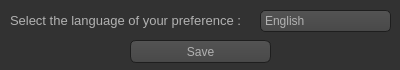
<?xml version="1.0" encoding="UTF-8"?>
<ui version="4.0">
 <class>frmSettings</class>
 <widget class="QMainWindow" name="frmSettings">
  <property name="geometry">
   <rect>
    <x>0</x>
    <y>0</y>
    <width>400</width>
    <height>70</height>
   </rect>
  </property>
  <property name="sizePolicy">
   <sizepolicy hsizetype="Fixed" vsizetype="Fixed">
    <horstretch>0</horstretch>
    <verstretch>0</verstretch>
   </sizepolicy>
  </property>
  <property name="minimumSize">
   <size>
    <width>400</width>
    <height>70</height>
   </size>
  </property>
  <property name="maximumSize">
   <size>
    <width>400</width>
    <height>70</height>
   </size>
  </property>
  <property name="windowTitle">
   <string>Rubix Cube Game 3D! | Settings</string>
  </property>
  <property name="styleSheet">
   <string notr="true">QToolTip
{
     border: 1px solid black;
     background-color: #ffa02f;
     padding: 1px;
     border-radius: 3px;
     opacity: 100;
}

QWidget
{
    color: #b1b1b1;
    background-color: #323232;
}

QWidget:item:hover
{
    background-color: QLinearGradient( x1: 0, y1: 0, x2: 0, y2: 1, stop: 0 #ffa02f, stop: 1 #ca0619);
    color: #000000;
}

QWidget:item:selected
{
    background-color: QLinearGradient( x1: 0, y1: 0, x2: 0, y2: 1, stop: 0 #ffa02f, stop: 1 #d7801a);
}

QMenuBar::item
{
    background: transparent;
}

QMenuBar::item:selected
{
    background: transparent;
    border: 1px solid #ffaa00;
}

QMenuBar::item:pressed
{
    background: #444;
    border: 1px solid #000;
    background-color: QLinearGradient(
        x1:0, y1:0,
        x2:0, y2:1,
        stop:1 #212121,
        stop:0.4 #343434/*,
        stop:0.2 #343434,
        stop:0.1 #ffaa00*/
    );
    margin-bottom:-1px;
    padding-bottom:1px;
}

QMenu
{
    border: 1px solid #000;
}

QMenu::item
{
    padding: 2px 20px 2px 20px;
}

QMenu::item:selected
{
    color: #000000;
}

QWidget:disabled
{
    color: #404040;
    background-color: #323232;
}

QAbstractItemView
{
    background-color: QLinearGradient( x1: 0, y1: 0, x2: 0, y2: 1, stop: 0 #4d4d4d, stop: 0.1 #646464, stop: 1 #5d5d5d);
}

QWidget:focus
{
    /*border: 2px solid QLinearGradient( x1: 0, y1: 0, x2: 0, y2: 1, stop: 0 #ffa02f, stop: 1 #d7801a);*/
}

QLineEdit
{
    background-color: QLinearGradient( x1: 0, y1: 0, x2: 0, y2: 1, stop: 0 #4d4d4d, stop: 0 #646464, stop: 1 #5d5d5d);
    padding: 1px;
    border-style: solid;
    border: 1px solid #1e1e1e;
    border-radius: 5;
}

QPushButton
{
    color: #b1b1b1;
    background-color: QLinearGradient( x1: 0, y1: 0, x2: 0, y2: 1, stop: 0 #565656, stop: 0.1 #525252, stop: 0.5 #4e4e4e, stop: 0.9 #4a4a4a, stop: 1 #464646);
    border-width: 1px;
    border-color: #1e1e1e;
    border-style: solid;
    border-radius: 6;
    padding: 3px;
    font-size: 12px;
    padding-left: 5px;
    padding-right: 5px;
}

QPushButton:pressed
{
    background-color: QLinearGradient( x1: 0, y1: 0, x2: 0, y2: 1, stop: 0 #2d2d2d, stop: 0.1 #2b2b2b, stop: 0.5 #292929, stop: 0.9 #282828, stop: 1 #252525);
}

QComboBox
{
    selection-background-color: #ffaa00;
    background-color: QLinearGradient( x1: 0, y1: 0, x2: 0, y2: 1, stop: 0 #565656, stop: 0.1 #525252, stop: 0.5 #4e4e4e, stop: 0.9 #4a4a4a, stop: 1 #464646);
    border-style: solid;
    border: 1px solid #1e1e1e;
    border-radius: 5;
}

QComboBox:hover,QPushButton:hover
{
    border: 2px solid QLinearGradient( x1: 0, y1: 0, x2: 0, y2: 1, stop: 0 #ffa02f, stop: 1 #d7801a);
}


QComboBox:on
{
    padding-top: 3px;
    padding-left: 4px;
    background-color: QLinearGradient( x1: 0, y1: 0, x2: 0, y2: 1, stop: 0 #2d2d2d, stop: 0.1 #2b2b2b, stop: 0.5 #292929, stop: 0.9 #282828, stop: 1 #252525);
    selection-background-color: #ffaa00;
}

QComboBox QAbstractItemView
{
    border: 2px solid darkgray;
    selection-background-color: QLinearGradient( x1: 0, y1: 0, x2: 0, y2: 1, stop: 0 #ffa02f, stop: 1 #d7801a);
}

QComboBox::drop-down
{
     subcontrol-origin: padding;
     subcontrol-position: top right;
     width: 15px;

     border-left-width: 0px;
     border-left-color: darkgray;
     border-left-style: solid; /* just a single line */
     border-top-right-radius: 3px; /* same radius as the QComboBox */
     border-bottom-right-radius: 3px;
 }

QComboBox::down-arrow
{
     image: url(:/Images/down_arrow.png);
}

QGroupBox:focus
{
border: 2px solid QLinearGradient( x1: 0, y1: 0, x2: 0, y2: 1, stop: 0 #ffa02f, stop: 1 #d7801a);
}

QTextEdit:focus
{
    border: 2px solid QLinearGradient( x1: 0, y1: 0, x2: 0, y2: 1, stop: 0 #ffa02f, stop: 1 #d7801a);
}

QScrollBar:horizontal {
     border: 1px solid #222222;
     background: QLinearGradient( x1: 0, y1: 0, x2: 0, y2: 1, stop: 0.0 #121212, stop: 0.2 #282828, stop: 1 #484848);
     height: 7px;
     margin: 0px 16px 0 16px;
}

QScrollBar::handle:horizontal
{
      background: QLinearGradient( x1: 0, y1: 0, x2: 1, y2: 0, stop: 0 #ffa02f, stop: 0.5 #d7801a, stop: 1 #ffa02f);
      min-height: 20px;
      border-radius: 2px;
}

QScrollBar::add-line:horizontal {
      border: 1px solid #1b1b19;
      border-radius: 2px;
      background: QLinearGradient( x1: 0, y1: 0, x2: 1, y2: 0, stop: 0 #ffa02f, stop: 1 #d7801a);
      width: 14px;
      subcontrol-position: right;
      subcontrol-origin: margin;
}

QScrollBar::sub-line:horizontal {
      border: 1px solid #1b1b19;
      border-radius: 2px;
      background: QLinearGradient( x1: 0, y1: 0, x2: 1, y2: 0, stop: 0 #ffa02f, stop: 1 #d7801a);
      width: 14px;
     subcontrol-position: left;
     subcontrol-origin: margin;
}

QScrollBar::right-arrow:horizontal, QScrollBar::left-arrow:horizontal
{
      border: 1px solid black;
      width: 1px;
      height: 1px;
      background: white;
}

QScrollBar::add-page:horizontal, QScrollBar::sub-page:horizontal
{
      background: none;
}

QScrollBar:vertical
{
      background: QLinearGradient( x1: 0, y1: 0, x2: 1, y2: 0, stop: 0.0 #121212, stop: 0.2 #282828, stop: 1 #484848);
      width: 7px;
      margin: 16px 0 16px 0;
      border: 1px solid #222222;
}

QScrollBar::handle:vertical
{
      background: QLinearGradient( x1: 0, y1: 0, x2: 0, y2: 1, stop: 0 #ffa02f, stop: 0.5 #d7801a, stop: 1 #ffa02f);
      min-height: 20px;
      border-radius: 2px;
}

QScrollBar::add-line:vertical
{
      border: 1px solid #1b1b19;
      border-radius: 2px;
      background: QLinearGradient( x1: 0, y1: 0, x2: 0, y2: 1, stop: 0 #ffa02f, stop: 1 #d7801a);
      height: 14px;
      subcontrol-position: bottom;
      subcontrol-origin: margin;
}

QScrollBar::sub-line:vertical
{
      border: 1px solid #1b1b19;
      border-radius: 2px;
      background: QLinearGradient( x1: 0, y1: 0, x2: 0, y2: 1, stop: 0 #d7801a, stop: 1 #ffa02f);
      height: 14px;
      subcontrol-position: top;
      subcontrol-origin: margin;
}

QScrollBar::up-arrow:vertical, QScrollBar::down-arrow:vertical
{
      border: 1px solid black;
      width: 1px;
      height: 1px;
      background: white;
}


QScrollBar::add-page:vertical, QScrollBar::sub-page:vertical
{
      background: none;
}

QTextEdit
{
    background-color: #242424;
}

QPlainTextEdit
{
    background-color: #242424;
}

QHeaderView::section
{
    background-color: QLinearGradient(x1:0, y1:0, x2:0, y2:1, stop:0 #616161, stop: 0.5 #505050, stop: 0.6 #434343, stop:1 #656565);
    color: white;
    padding-left: 4px;
    border: 1px solid #6c6c6c;
}

QCheckBox:disabled
{
color: #414141;
}

QDockWidget::title
{
    text-align: center;
    spacing: 3px; /* spacing between items in the tool bar */
    background-color: QLinearGradient(x1:0, y1:0, x2:0, y2:1, stop:0 #323232, stop: 0.5 #242424, stop:1 #323232);
}

QDockWidget::close-button, QDockWidget::float-button
{
    text-align: center;
    spacing: 1px; /* spacing between items in the tool bar */
    background-color: QLinearGradient(x1:0, y1:0, x2:0, y2:1, stop:0 #323232, stop: 0.5 #242424, stop:1 #323232);
}

QDockWidget::close-button:hover, QDockWidget::float-button:hover
{
    background: #242424;
}

QDockWidget::close-button:pressed, QDockWidget::float-button:pressed
{
    padding: 1px -1px -1px 1px;
}

QMainWindow::separator
{
    background-color: QLinearGradient(x1:0, y1:0, x2:0, y2:1, stop:0 #161616, stop: 0.5 #151515, stop: 0.6 #212121, stop:1 #343434);
    color: white;
    padding-left: 4px;
    border: 1px solid #4c4c4c;
    spacing: 3px; /* spacing between items in the tool bar */
}

QMainWindow::separator:hover
{

    background-color: QLinearGradient(x1:0, y1:0, x2:0, y2:1, stop:0 #d7801a, stop:0.5 #b56c17 stop:1 #ffa02f);
    color: white;
    padding-left: 4px;
    border: 1px solid #6c6c6c;
    spacing: 3px; /* spacing between items in the tool bar */
}

QToolBar::handle
{
     spacing: 3px; /* spacing between items in the tool bar */
     background: url(:/Images/handle.png);
}

QMenu::separator
{
    height: 2px;
    background-color: QLinearGradient(x1:0, y1:0, x2:0, y2:1, stop:0 #161616, stop: 0.5 #151515, stop: 0.6 #212121, stop:1 #343434);
    color: white;
    padding-left: 4px;
    margin-left: 10px;
    margin-right: 5px;
}

QProgressBar
{
    border: 2px solid grey;
    border-radius: 5px;
    text-align: center;
}

QProgressBar::chunk
{
    background-color: #d7801a;
    width: 2.15px;
    margin: 0.5px;
}

QTabBar::tab {
    color: #b1b1b1;
    border: 1px solid #444;
    border-bottom-style: none;
    background-color: #323232;
    padding-left: 10px;
    padding-right: 10px;
    padding-top: 3px;
    padding-bottom: 2px;
    margin-right: -1px;
}

QTabWidget::pane {
    border: 1px solid #444;
    top: 1px;
}

QTabBar::tab:last
{
    margin-right: 0; /* the last selected tab has nothing to overlap with on the right */
    border-top-right-radius: 3px;
}

QTabBar::tab:first:!selected
{
 margin-left: 0px; /* the last selected tab has nothing to overlap with on the right */


    border-top-left-radius: 3px;
}

QTabBar::tab:!selected
{
    color: #b1b1b1;
    border-bottom-style: solid;
    margin-top: 3px;
    background-color: QLinearGradient(x1:0, y1:0, x2:0, y2:1, stop:1 #212121, stop:.4 #343434);
}

QTabBar::tab:selected
{
    border-top-left-radius: 3px;
    border-top-right-radius: 3px;
    margin-bottom: 0px;
}

QTabBar::tab:!selected:hover
{
    /*border-top: 2px solid #ffaa00;
    padding-bottom: 3px;*/
    border-top-left-radius: 3px;
    border-top-right-radius: 3px;
    background-color: QLinearGradient(x1:0, y1:0, x2:0, y2:1, stop:1 #212121, stop:0.4 #343434, stop:0.2 #343434, stop:0.1 #ffaa00);
}

QRadioButton::indicator:checked, QRadioButton::indicator:unchecked{
    color: #b1b1b1;
    background-color: #323232;
    border: 1px solid #b1b1b1;
    border-radius: 6px;
}

QRadioButton::indicator:checked
{
    background-color: qradialgradient(
        cx: 0.5, cy: 0.5,
        fx: 0.5, fy: 0.5,
        radius: 1.0,
        stop: 0.25 #ffaa00,
        stop: 0.3 #323232
    );
}

QCheckBox::indicator{
    color: #b1b1b1;
    background-color: #323232;
    border: 1px solid #b1b1b1;
    width: 9px;
    height: 9px;
}

QRadioButton::indicator
{
    border-radius: 6px;
}

QRadioButton::indicator:hover, QCheckBox::indicator:hover
{
    border: 1px solid #ffaa00;
}

QCheckBox::indicator:checked
{
    image:url(:/Images/checkbox.png);
}

QCheckBox::indicator:disabled, QRadioButton::indicator:disabled
{
    border: 1px solid #444;
}</string>
  </property>
  <widget class="QWidget" name="centralwidget">
   <widget class="QLabel" name="lblLanguage">
    <property name="geometry">
     <rect>
      <x>10</x>
      <y>10</y>
      <width>241</width>
      <height>21</height>
     </rect>
    </property>
    <property name="font">
     <font>
      <pointsize>10</pointsize>
     </font>
    </property>
    <property name="text">
     <string>Select the language of your preference :</string>
    </property>
   </widget>
   <widget class="QComboBox" name="comboLanguage">
    <property name="geometry">
     <rect>
      <x>260</x>
      <y>10</y>
      <width>131</width>
      <height>22</height>
     </rect>
    </property>
    <item>
     <property name="text">
      <string>English</string>
     </property>
    </item>
    <item>
     <property name="text">
      <string>Português</string>
     </property>
    </item>
   </widget>
   <widget class="QPushButton" name="btSave">
    <property name="geometry">
     <rect>
      <x>130</x>
      <y>40</y>
      <width>141</width>
      <height>23</height>
     </rect>
    </property>
    <property name="font">
     <font>
      <pointsize>-1</pointsize>
     </font>
    </property>
    <property name="text">
     <string>Save</string>
    </property>
   </widget>
  </widget>
 </widget>
 <resources/>
 <connections/>
</ui>
